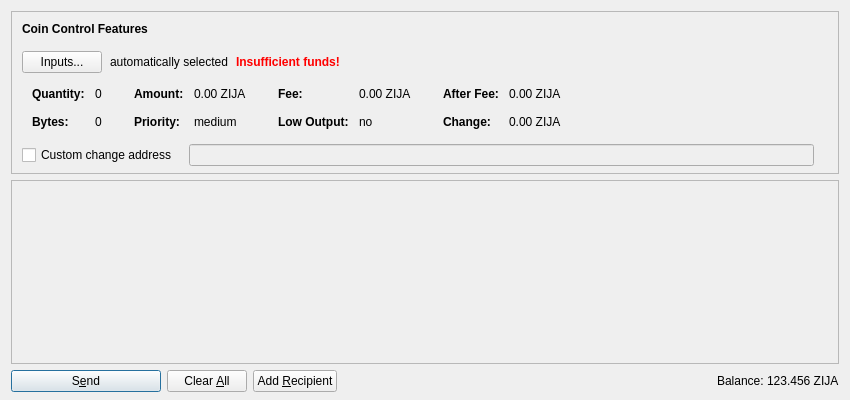
<?xml version="1.0" encoding="UTF-8"?>
<ui version="4.0">
 <class>SendCoinsDialog</class>
 <widget class="QDialog" name="SendCoinsDialog">
  <property name="geometry">
   <rect>
    <x>0</x>
    <y>0</y>
    <width>850</width>
    <height>400</height>
   </rect>
  </property>
  <property name="windowTitle">
   <string>Send Coins</string>
  </property>
  <layout class="QVBoxLayout" name="verticalLayout" stretch="0,1,0">
   <property name="bottomMargin">
    <number>8</number>
   </property>
   <item>
    <widget class="QFrame" name="frameCoinControl">
     <property name="sizePolicy">
      <sizepolicy hsizetype="Expanding" vsizetype="Expanding">
       <horstretch>0</horstretch>
       <verstretch>0</verstretch>
      </sizepolicy>
     </property>
     <property name="maximumSize">
      <size>
       <width>16777215</width>
       <height>16777215</height>
      </size>
     </property>
     <property name="frameShape">
      <enum>QFrame::StyledPanel</enum>
     </property>
     <property name="frameShadow">
      <enum>QFrame::Sunken</enum>
     </property>
     <layout class="QVBoxLayout" name="verticalLayoutCoinControl2">
      <property name="spacing">
       <number>0</number>
      </property>
      <property name="leftMargin">
       <number>0</number>
      </property>
      <property name="topMargin">
       <number>0</number>
      </property>
      <property name="rightMargin">
       <number>0</number>
      </property>
      <property name="bottomMargin">
       <number>6</number>
      </property>
      <item>
       <layout class="QVBoxLayout" name="verticalLayoutCoinControl" stretch="0,0,0,0,1">
        <property name="spacing">
         <number>0</number>
        </property>
        <property name="leftMargin">
         <number>10</number>
        </property>
        <property name="topMargin">
         <number>10</number>
        </property>
        <item>
         <layout class="QHBoxLayout" name="horizontalLayoutCoinControl1">
          <property name="bottomMargin">
           <number>15</number>
          </property>
          <item>
           <widget class="QLabel" name="labelCoinControlFeatures">
            <property name="sizePolicy">
             <sizepolicy hsizetype="Preferred" vsizetype="Maximum">
              <horstretch>0</horstretch>
              <verstretch>0</verstretch>
             </sizepolicy>
            </property>
            <property name="font">
             <font>
              <weight>75</weight>
              <bold>true</bold>
             </font>
            </property>
            <property name="styleSheet">
             <string notr="true">font-weight:bold;</string>
            </property>
            <property name="text">
             <string>Coin Control Features</string>
            </property>
           </widget>
          </item>
         </layout>
        </item>
        <item>
         <layout class="QHBoxLayout" name="horizontalLayoutCoinControl2" stretch="0,0,0,0">
          <property name="spacing">
           <number>8</number>
          </property>
          <property name="bottomMargin">
           <number>10</number>
          </property>
          <item>
           <widget class="QPushButton" name="pushButtonCoinControl">
            <property name="styleSheet">
             <string notr="true"/>
            </property>
            <property name="text">
             <string>Inputs...</string>
            </property>
           </widget>
          </item>
          <item>
           <widget class="QLabel" name="labelCoinControlAutomaticallySelected">
            <property name="text">
             <string>automatically selected</string>
            </property>
            <property name="margin">
             <number>5</number>
            </property>
           </widget>
          </item>
          <item>
           <widget class="QLabel" name="labelCoinControlInsuffFunds">
            <property name="font">
             <font>
              <weight>75</weight>
              <bold>true</bold>
             </font>
            </property>
            <property name="styleSheet">
             <string notr="true">color:red;font-weight:bold;</string>
            </property>
            <property name="text">
             <string>Insufficient funds!</string>
            </property>
            <property name="margin">
             <number>5</number>
            </property>
           </widget>
          </item>
          <item>
           <spacer name="horizontalSpacerCoinControl">
            <property name="orientation">
             <enum>Qt::Horizontal</enum>
            </property>
            <property name="sizeHint" stdset="0">
             <size>
              <width>40</width>
              <height>1</height>
             </size>
            </property>
           </spacer>
          </item>
         </layout>
        </item>
        <item>
         <widget class="QWidget" name="widgetCoinControl" native="true">
          <property name="sizePolicy">
           <sizepolicy hsizetype="Preferred" vsizetype="Preferred">
            <horstretch>0</horstretch>
            <verstretch>0</verstretch>
           </sizepolicy>
          </property>
          <property name="minimumSize">
           <size>
            <width>0</width>
            <height>0</height>
           </size>
          </property>
          <property name="styleSheet">
           <string notr="true"/>
          </property>
          <layout class="QHBoxLayout" name="horizontalLayoutCoinControl5">
           <property name="leftMargin">
            <number>0</number>
           </property>
           <property name="topMargin">
            <number>0</number>
           </property>
           <property name="rightMargin">
            <number>0</number>
           </property>
           <property name="bottomMargin">
            <number>0</number>
           </property>
           <item>
            <layout class="QHBoxLayout" name="horizontalLayoutCoinControl3" stretch="0,0,0,1">
             <property name="spacing">
              <number>20</number>
             </property>
             <property name="topMargin">
              <number>0</number>
             </property>
             <property name="bottomMargin">
              <number>10</number>
             </property>
             <item>
              <layout class="QFormLayout" name="formLayoutCoinControl1">
               <property name="horizontalSpacing">
                <number>10</number>
               </property>
               <property name="verticalSpacing">
                <number>14</number>
               </property>
               <property name="leftMargin">
                <number>10</number>
               </property>
               <property name="topMargin">
                <number>4</number>
               </property>
               <property name="rightMargin">
                <number>6</number>
               </property>
               <item row="0" column="0">
                <widget class="QLabel" name="labelCoinControlQuantityText">
                 <property name="font">
                  <font>
                   <weight>75</weight>
                   <bold>true</bold>
                  </font>
                 </property>
                 <property name="text">
                  <string>Quantity:</string>
                 </property>
                 <property name="margin">
                  <number>0</number>
                 </property>
                </widget>
               </item>
               <item row="0" column="1">
                <widget class="QLabel" name="labelCoinControlQuantity">
                 <property name="cursor">
                  <cursorShape>IBeamCursor</cursorShape>
                 </property>
                 <property name="contextMenuPolicy">
                  <enum>Qt::ActionsContextMenu</enum>
                 </property>
                 <property name="text">
                  <string notr="true">0</string>
                 </property>
                 <property name="margin">
                  <number>0</number>
                 </property>
                 <property name="textInteractionFlags">
                  <set>Qt::LinksAccessibleByMouse|Qt::TextSelectableByKeyboard|Qt::TextSelectableByMouse</set>
                 </property>
                </widget>
               </item>
               <item row="1" column="0">
                <widget class="QLabel" name="labelCoinControlBytesText">
                 <property name="font">
                  <font>
                   <weight>75</weight>
                   <bold>true</bold>
                  </font>
                 </property>
                 <property name="text">
                  <string>Bytes:</string>
                 </property>
                </widget>
               </item>
               <item row="1" column="1">
                <widget class="QLabel" name="labelCoinControlBytes">
                 <property name="cursor">
                  <cursorShape>IBeamCursor</cursorShape>
                 </property>
                 <property name="contextMenuPolicy">
                  <enum>Qt::ActionsContextMenu</enum>
                 </property>
                 <property name="text">
                  <string notr="true">0</string>
                 </property>
                 <property name="textInteractionFlags">
                  <set>Qt::LinksAccessibleByMouse|Qt::TextSelectableByKeyboard|Qt::TextSelectableByMouse</set>
                 </property>
                </widget>
               </item>
              </layout>
             </item>
             <item>
              <layout class="QFormLayout" name="formLayoutCoinControl2">
               <property name="horizontalSpacing">
                <number>10</number>
               </property>
               <property name="verticalSpacing">
                <number>14</number>
               </property>
               <property name="leftMargin">
                <number>6</number>
               </property>
               <property name="topMargin">
                <number>4</number>
               </property>
               <property name="rightMargin">
                <number>6</number>
               </property>
               <item row="0" column="0">
                <widget class="QLabel" name="labelCoinControlAmountText">
                 <property name="font">
                  <font>
                   <weight>75</weight>
                   <bold>true</bold>
                  </font>
                 </property>
                 <property name="text">
                  <string>Amount:</string>
                 </property>
                 <property name="margin">
                  <number>0</number>
                 </property>
                </widget>
               </item>
               <item row="0" column="1">
                <widget class="QLabel" name="labelCoinControlAmount">
                 <property name="cursor">
                  <cursorShape>IBeamCursor</cursorShape>
                 </property>
                 <property name="contextMenuPolicy">
                  <enum>Qt::ActionsContextMenu</enum>
                 </property>
                 <property name="text">
                  <string notr="true">0.00 ZIJA</string>
                 </property>
                 <property name="textInteractionFlags">
                  <set>Qt::LinksAccessibleByMouse|Qt::TextSelectableByKeyboard|Qt::TextSelectableByMouse</set>
                 </property>
                </widget>
               </item>
               <item row="1" column="0">
                <widget class="QLabel" name="labelCoinControlPriorityText">
                 <property name="font">
                  <font>
                   <weight>75</weight>
                   <bold>true</bold>
                  </font>
                 </property>
                 <property name="text">
                  <string>Priority:</string>
                 </property>
                </widget>
               </item>
               <item row="1" column="1">
                <widget class="QLabel" name="labelCoinControlPriority">
                 <property name="cursor">
                  <cursorShape>IBeamCursor</cursorShape>
                 </property>
                 <property name="contextMenuPolicy">
                  <enum>Qt::ActionsContextMenu</enum>
                 </property>
                 <property name="text">
                  <string notr="true">medium</string>
                 </property>
                 <property name="textInteractionFlags">
                  <set>Qt::LinksAccessibleByMouse|Qt::TextSelectableByKeyboard|Qt::TextSelectableByMouse</set>
                 </property>
                </widget>
               </item>
              </layout>
             </item>
             <item>
              <layout class="QFormLayout" name="formLayoutCoinControl3">
               <property name="horizontalSpacing">
                <number>10</number>
               </property>
               <property name="verticalSpacing">
                <number>14</number>
               </property>
               <property name="leftMargin">
                <number>6</number>
               </property>
               <property name="topMargin">
                <number>4</number>
               </property>
               <property name="rightMargin">
                <number>6</number>
               </property>
               <item row="0" column="0">
                <widget class="QLabel" name="labelCoinControlFeeText">
                 <property name="font">
                  <font>
                   <weight>75</weight>
                   <bold>true</bold>
                  </font>
                 </property>
                 <property name="text">
                  <string>Fee:</string>
                 </property>
                 <property name="margin">
                  <number>0</number>
                 </property>
                </widget>
               </item>
               <item row="0" column="1">
                <widget class="QLabel" name="labelCoinControlFee">
                 <property name="cursor">
                  <cursorShape>IBeamCursor</cursorShape>
                 </property>
                 <property name="contextMenuPolicy">
                  <enum>Qt::ActionsContextMenu</enum>
                 </property>
                 <property name="text">
                  <string notr="true">0.00 ZIJA</string>
                 </property>
                 <property name="textInteractionFlags">
                  <set>Qt::LinksAccessibleByMouse|Qt::TextSelectableByKeyboard|Qt::TextSelectableByMouse</set>
                 </property>
                </widget>
               </item>
               <item row="1" column="0">
                <widget class="QLabel" name="labelCoinControlLowOutputText">
                 <property name="font">
                  <font>
                   <weight>75</weight>
                   <bold>true</bold>
                  </font>
                 </property>
                 <property name="text">
                  <string>Low Output:</string>
                 </property>
                </widget>
               </item>
               <item row="1" column="1">
                <widget class="QLabel" name="labelCoinControlLowOutput">
                 <property name="cursor">
                  <cursorShape>IBeamCursor</cursorShape>
                 </property>
                 <property name="contextMenuPolicy">
                  <enum>Qt::ActionsContextMenu</enum>
                 </property>
                 <property name="text">
                  <string notr="true">no</string>
                 </property>
                 <property name="textInteractionFlags">
                  <set>Qt::LinksAccessibleByMouse|Qt::TextSelectableByKeyboard|Qt::TextSelectableByMouse</set>
                 </property>
                </widget>
               </item>
              </layout>
             </item>
             <item>
              <layout class="QFormLayout" name="formLayoutCoinControl4">
               <property name="horizontalSpacing">
                <number>10</number>
               </property>
               <property name="verticalSpacing">
                <number>14</number>
               </property>
               <property name="leftMargin">
                <number>6</number>
               </property>
               <property name="topMargin">
                <number>4</number>
               </property>
               <property name="rightMargin">
                <number>6</number>
               </property>
               <item row="0" column="0">
                <widget class="QLabel" name="labelCoinControlAfterFeeText">
                 <property name="font">
                  <font>
                   <weight>75</weight>
                   <bold>true</bold>
                  </font>
                 </property>
                 <property name="text">
                  <string>After Fee:</string>
                 </property>
                 <property name="margin">
                  <number>0</number>
                 </property>
                </widget>
               </item>
               <item row="0" column="1">
                <widget class="QLabel" name="labelCoinControlAfterFee">
                 <property name="cursor">
                  <cursorShape>IBeamCursor</cursorShape>
                 </property>
                 <property name="contextMenuPolicy">
                  <enum>Qt::ActionsContextMenu</enum>
                 </property>
                 <property name="text">
                  <string notr="true">0.00 ZIJA</string>
                 </property>
                 <property name="textInteractionFlags">
                  <set>Qt::LinksAccessibleByMouse|Qt::TextSelectableByKeyboard|Qt::TextSelectableByMouse</set>
                 </property>
                </widget>
               </item>
               <item row="1" column="0">
                <widget class="QLabel" name="labelCoinControlChangeText">
                 <property name="font">
                  <font>
                   <weight>75</weight>
                   <bold>true</bold>
                  </font>
                 </property>
                 <property name="text">
                  <string>Change:</string>
                 </property>
                </widget>
               </item>
               <item row="1" column="1">
                <widget class="QLabel" name="labelCoinControlChange">
                 <property name="cursor">
                  <cursorShape>IBeamCursor</cursorShape>
                 </property>
                 <property name="contextMenuPolicy">
                  <enum>Qt::ActionsContextMenu</enum>
                 </property>
                 <property name="text">
                  <string notr="true">0.00 ZIJA</string>
                 </property>
                 <property name="textInteractionFlags">
                  <set>Qt::LinksAccessibleByMouse|Qt::TextSelectableByKeyboard|Qt::TextSelectableByMouse</set>
                 </property>
                </widget>
               </item>
              </layout>
             </item>
            </layout>
           </item>
          </layout>
         </widget>
        </item>
        <item>
         <layout class="QHBoxLayout" name="horizontalLayoutCoinControl4" stretch="0,0,0">
          <property name="spacing">
           <number>12</number>
          </property>
          <property name="sizeConstraint">
           <enum>QLayout::SetDefaultConstraint</enum>
          </property>
          <property name="topMargin">
           <number>5</number>
          </property>
          <property name="rightMargin">
           <number>5</number>
          </property>
          <item>
           <widget class="QCheckBox" name="checkBoxCoinControlChange">
            <property name="toolTip">
             <string>If this is activated, but the change address is empty or invalid, change will be sent to a newly generated address.</string>
            </property>
            <property name="text">
             <string>Custom change address</string>
            </property>
           </widget>
          </item>
          <item>
           <widget class="QValidatedLineEdit" name="lineEditCoinControlChange">
            <property name="enabled">
             <bool>false</bool>
            </property>
            <property name="sizePolicy">
             <sizepolicy hsizetype="Expanding" vsizetype="Fixed">
              <horstretch>0</horstretch>
              <verstretch>0</verstretch>
             </sizepolicy>
            </property>
           </widget>
          </item>
          <item>
           <widget class="QLabel" name="labelCoinControlChangeLabel">
            <property name="sizePolicy">
             <sizepolicy hsizetype="Preferred" vsizetype="Expanding">
              <horstretch>0</horstretch>
              <verstretch>0</verstretch>
             </sizepolicy>
            </property>
            <property name="minimumSize">
             <size>
              <width>0</width>
              <height>0</height>
             </size>
            </property>
            <property name="text">
             <string/>
            </property>
            <property name="margin">
             <number>3</number>
            </property>
           </widget>
          </item>
         </layout>
        </item>
        <item>
         <spacer name="verticalSpacerCoinControl">
          <property name="orientation">
           <enum>Qt::Vertical</enum>
          </property>
          <property name="sizeHint" stdset="0">
           <size>
            <width>800</width>
            <height>1</height>
           </size>
          </property>
         </spacer>
        </item>
       </layout>
      </item>
     </layout>
    </widget>
   </item>
   <item>
    <widget class="QScrollArea" name="scrollArea">
     <property name="widgetResizable">
      <bool>true</bool>
     </property>
     <widget class="QWidget" name="scrollAreaWidgetContents">
      <property name="geometry">
       <rect>
        <x>0</x>
        <y>0</y>
        <width>830</width>
        <height>178</height>
       </rect>
      </property>
      <layout class="QVBoxLayout" name="verticalLayout_2" stretch="0,1">
       <property name="leftMargin">
        <number>0</number>
       </property>
       <property name="topMargin">
        <number>0</number>
       </property>
       <property name="rightMargin">
        <number>0</number>
       </property>
       <property name="bottomMargin">
        <number>0</number>
       </property>
       <item>
        <layout class="QVBoxLayout" name="entries">
         <property name="spacing">
          <number>6</number>
         </property>
        </layout>
       </item>
       <item>
        <spacer name="verticalSpacer">
         <property name="orientation">
          <enum>Qt::Vertical</enum>
         </property>
         <property name="sizeHint" stdset="0">
          <size>
           <width>20</width>
           <height>40</height>
          </size>
         </property>
        </spacer>
       </item>
      </layout>
     </widget>
    </widget>
   </item>
   <item>
    <layout class="QHBoxLayout" name="horizontalLayout">
     <item>
      <widget class="QPushButton" name="sendButton">
       <property name="minimumSize">
        <size>
         <width>150</width>
         <height>0</height>
        </size>
       </property>
       <property name="toolTip">
        <string>Confirm the send action</string>
       </property>
       <property name="text">
        <string>S&amp;end</string>
       </property>
       <property name="icon">
        <iconset resource="../bitcoin.qrc">
         <normaloff>:/icons/send</normaloff>:/icons/send</iconset>
       </property>
       <property name="default">
        <bool>true</bool>
       </property>
      </widget>
     </item>
     <item>
      <widget class="QPushButton" name="clearButton">
       <property name="sizePolicy">
        <sizepolicy hsizetype="Minimum" vsizetype="Fixed">
         <horstretch>0</horstretch>
         <verstretch>0</verstretch>
        </sizepolicy>
       </property>
       <property name="toolTip">
        <string>Clear all fields of the form.</string>
       </property>
       <property name="text">
        <string>Clear &amp;All</string>
       </property>
       <property name="icon">
        <iconset resource="../bitcoin.qrc">
         <normaloff>:/icons/remove</normaloff>:/icons/remove</iconset>
       </property>
       <property name="autoRepeatDelay">
        <number>300</number>
       </property>
       <property name="autoDefault">
        <bool>false</bool>
       </property>
      </widget>
     </item>
     <item>
      <widget class="QPushButton" name="addButton">
       <property name="toolTip">
        <string>Send to multiple recipients at once</string>
       </property>
       <property name="text">
        <string>Add &amp;Recipient</string>
       </property>
       <property name="icon">
        <iconset resource="../bitcoin.qrc">
         <normaloff>:/icons/add</normaloff>:/icons/add</iconset>
       </property>
       <property name="autoDefault">
        <bool>false</bool>
       </property>
      </widget>
     </item>
     <item>
      <spacer name="horizontalSpacer">
       <property name="orientation">
        <enum>Qt::Horizontal</enum>
       </property>
       <property name="sizeHint" stdset="0">
        <size>
         <width>40</width>
         <height>20</height>
        </size>
       </property>
      </spacer>
     </item>
     <item>
      <layout class="QHBoxLayout" name="horizontalLayout_2">
       <property name="spacing">
        <number>3</number>
       </property>
       <item>
        <widget class="QLabel" name="label">
         <property name="sizePolicy">
          <sizepolicy hsizetype="Preferred" vsizetype="Fixed">
           <horstretch>0</horstretch>
           <verstretch>0</verstretch>
          </sizepolicy>
         </property>
         <property name="text">
          <string>Balance:</string>
         </property>
        </widget>
       </item>
       <item>
        <widget class="QLabel" name="labelBalance">
         <property name="sizePolicy">
          <sizepolicy hsizetype="Preferred" vsizetype="Fixed">
           <horstretch>0</horstretch>
           <verstretch>0</verstretch>
          </sizepolicy>
         </property>
         <property name="cursor">
          <cursorShape>IBeamCursor</cursorShape>
         </property>
         <property name="text">
          <string notr="true">123.456 ZIJA</string>
         </property>
         <property name="textInteractionFlags">
          <set>Qt::LinksAccessibleByMouse|Qt::TextSelectableByKeyboard|Qt::TextSelectableByMouse</set>
         </property>
        </widget>
       </item>
      </layout>
     </item>
    </layout>
   </item>
  </layout>
 </widget>
 <customwidgets>
  <customwidget>
   <class>QValidatedLineEdit</class>
   <extends>QLineEdit</extends>
   <header>qvalidatedlineedit.h</header>
  </customwidget>
 </customwidgets>
 <resources>
  <include location="../bitcoin.qrc"/>
 </resources>
 <connections/>
</ui>
